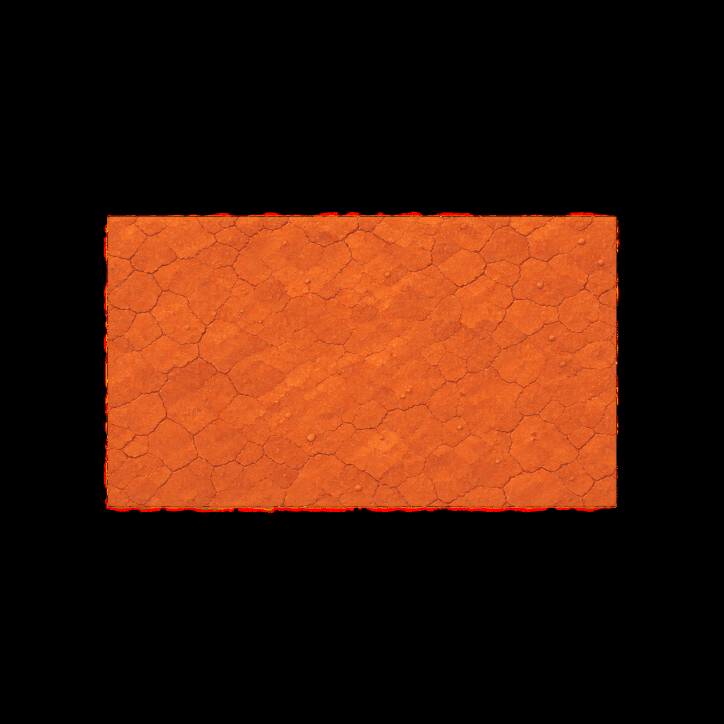
#> input picture assets/images/Rectangle.png, 1448 x 1448 px (shown at 1/2 size)
$ python -i build_lands.py   (imports and definitions only)
#> lines starting #> are read from the running program, lines starting #| are printed output that depends on the picture
"""Cut the shaped islands out of assets/images/new and measure them.

Dev dependencies: Pillow, NumPy, SciPy (as build_crafts.py).
Run python3 tools/build_lands.py, then python3 tools/build_manifest.py.

Every landing zone that is not the square is one of these tiles: the
shape seen from straight above as a slab of orange rock, drawn on white.
Each is keyed off the white, left on its own 1254 x 1254 canvas (every
land tile must be square: see LAND in js/pages.js) and saved as
assets/images/<shape>.webp -- the same picture on both of a round's
sites, and the islets'.

Then, off its own alpha channel, everything the page needs to know:

  fill      per cent of the canvas the rock covers
  cx, cy    its centre of area
  outline   its four corners, per cent of the canvas: the convex hull
            of the silhouette cut down to four, each side refitted as a
            line through the middle of that side (so a bevel does not
            pull the corner in). The verdict outline, the tap target
            and the lock-on are all drawn on this
  label     where a printed number sits to look centred: the middle
            of the outline

Prints the LAND entries for js/pages.js, and writes the tiles into
js/environment-assets.js as `lands`, so js/reef.js can stand each one
in the sea as it stands the square's platform: its waterline (the
silhouette, traced, for the spray) and its footprint (the painted box
in the tile's own px, laid onto the outline's box on the page).

The square's tile is built here too, from the platform it stands in
the sea as on its landing screen (environment/platform.webp): the
platform's top face laid onto the square's own outline on a 1254 x 1254
canvas, exactly as js/reef.js lays it at run time. So the square looks
like the other shapes' slabs on every shape question, and its LAND
entry -- the outline, the fill, the centre -- is not re-measured: the
approved landing screen is laid out from those figures and must not
move. The triangle is out of the mission altogether (2026-10-21): no
round, no decoy, no tile.
"""
import json
import re
from pathlib import Path

import numpy as np
from PIL import Image
from scipy import ndimage as ndi
from scipy.spatial import ConvexHull

ROOT = Path(__file__).resolve().parents[1]
SOURCE = ROOT / 'assets/images/new'
OUT = ROOT / 'assets/images'
ENV = ROOT / 'js/environment-assets.js'

TILES = {
    'rectangle': 'rectangle.png',
    'parallelogram': 'parallelogram.png',
    'trapezium': 'trapizem.png',
    'rhombus': 'rhombus.png',
}
CORNERS = 4
SIDE_MID = (.2, .8)


def key_white(rgb):
    """Alpha off a white ground: the rock is orange, the paper is not."""
    rgb = rgb.astype(np.float32)
    chroma = rgb.max(axis=2) - rgb.min(axis=2)
    labels, n = ndi.label(ndi.binary_opening(chroma >= 60, iterations=2))
    counts = np.bincount(labels.ravel())
    counts[0] = 0
    obj = ndi.binary_fill_holes(labels == counts.argmax())
    alpha = np.clip((ndi.gaussian_filter(obj.astype(np.float32), .8) - .25) / .5, 0, 1)
    col = rgb.copy()
    soft = (alpha > 0) & (alpha < 1)
    a = alpha[soft, None]
    col[soft] = np.clip((col[soft] - (1 - a) * 255) / a, 0, 255)
    return col, alpha


# [91 lines left out: functions corners, simplify, waterline, not called in this run]


def pct(v, size):
    return round(float(v) / size * 100, 1)


# the square's LAND entry, as js/pages.js has it: its outline's box and
# centre of area, per cent of the canvas. Kept here, not measured.
SQUARE = dict(ext=(11.3, 11.7, 88.8, 88.5), cx=50.04, cy=50.08)
CANVAS = 1254


# [58 lines left out: functions square_tile, main, not called in this run]


# [2 lines not run here, left out]

>>> import cv2
>>> picture = cv2.imread('../assets/images/Rectangle.png', cv2.IMREAD_GRAYSCALE)
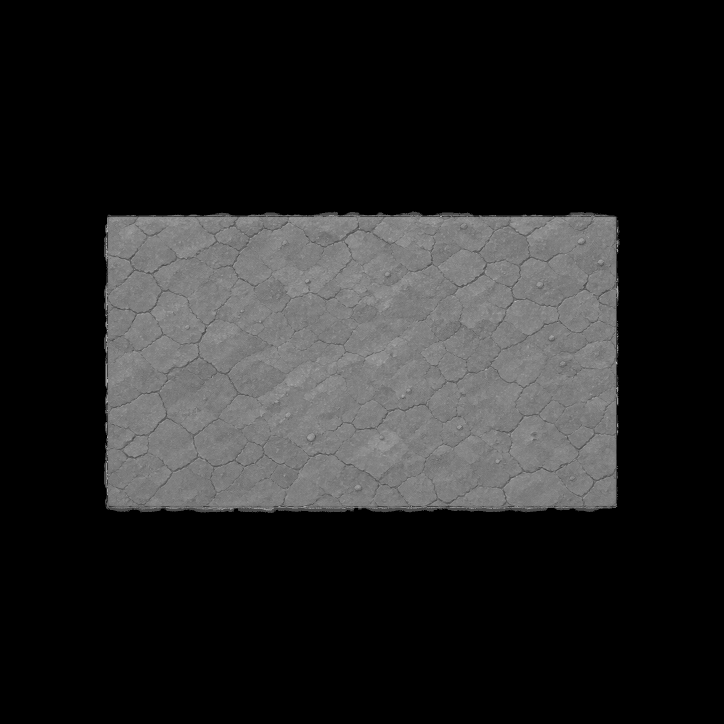
#> picture: shape (1448, 1448) (shown at 1/2 size); min 0, max 255, mean 36.6
>>> result = key_white(picture)
#> (the run stopped early here; a loop or call above may not have finished)

$ run again, on assets/images/Square.png
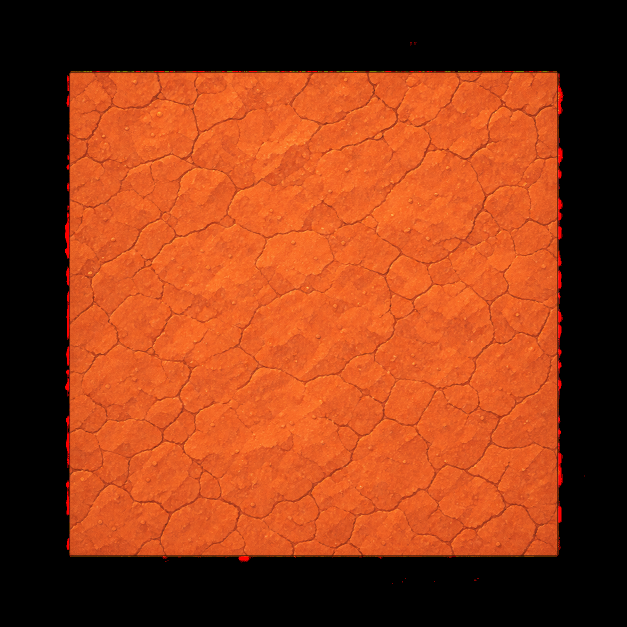
#> input picture assets/images/Square.png, 1254 x 1254 px (shown at 1/2 size)
#> `picture = cv2.imread('../assets/images/Rectangle.png', cv2.IMREAD_GRAY..`:
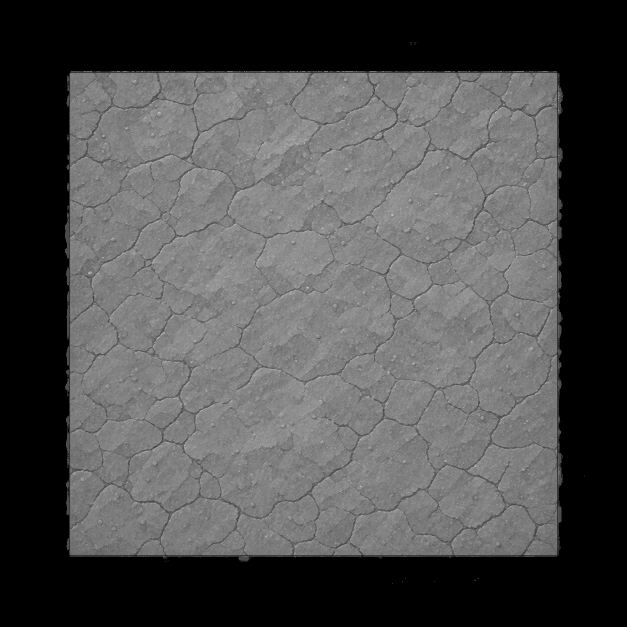
#> picture: shape (1254, 1254) (shown at 1/2 size); min 0, max 225, mean 77.7

$ run again, on assets/images/Trapezium.png
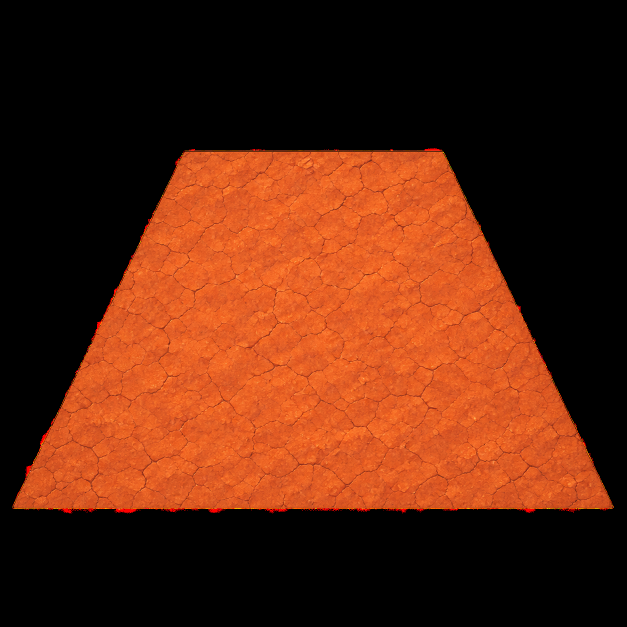
#> input picture assets/images/Trapezium.png, 1254 x 1254 px (shown at 1/2 size)
#> `picture = cv2.imread('../assets/images/Rectangle.png', cv2.IMREAD_GRAY..`:
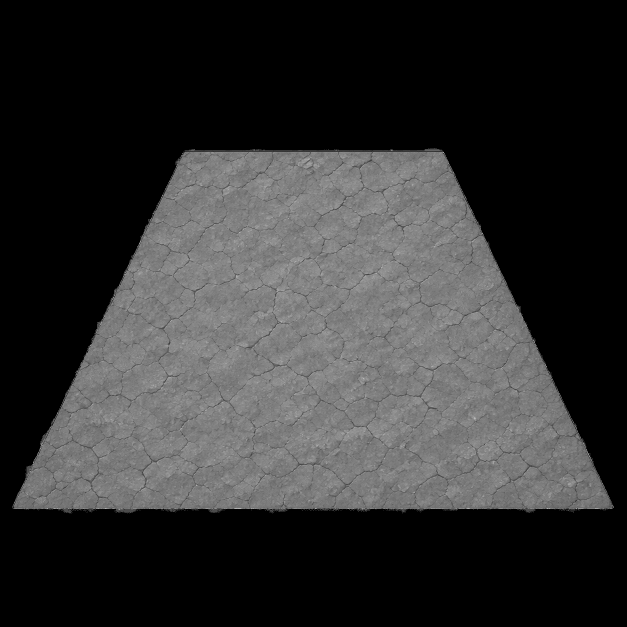
#> picture: shape (1254, 1254) (shown at 1/2 size); min 0, max 255, mean 49.7

$ run again, on assets/images/Triangle.png
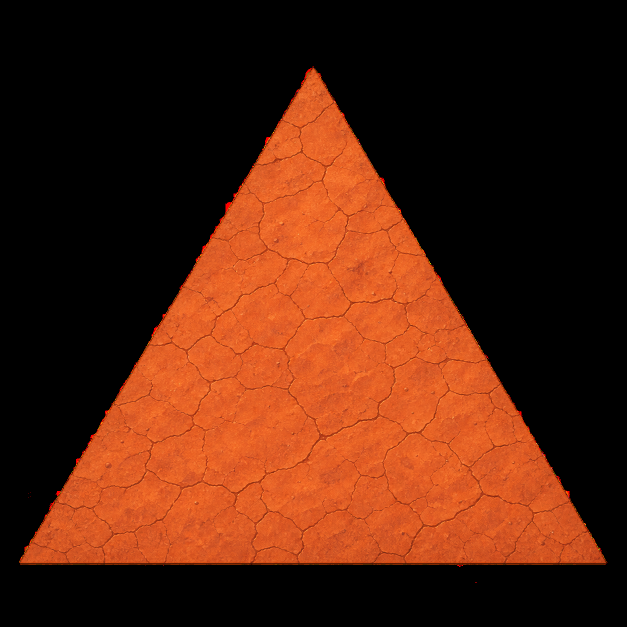
#> input picture assets/images/Triangle.png, 1254 x 1254 px (shown at 1/2 size)
#> `picture = cv2.imread('../assets/images/Rectangle.png', cv2.IMREAD_GRAY..`:
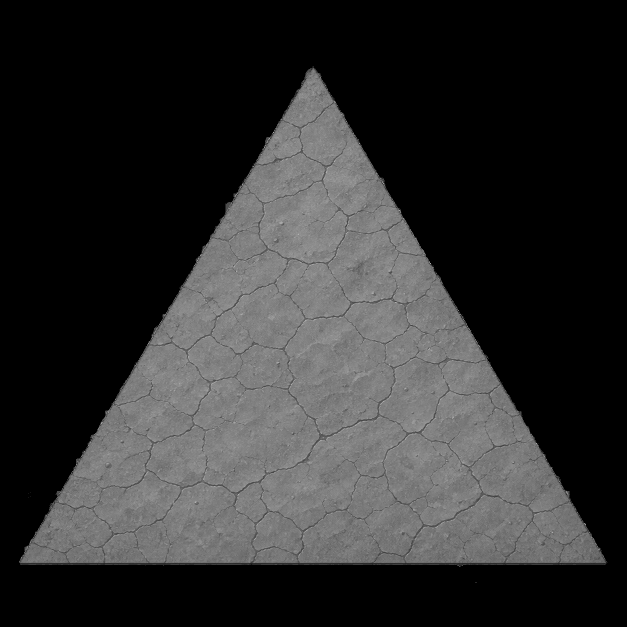
#> picture: shape (1254, 1254) (shown at 1/2 size); min 0, max 255, mean 46.8
